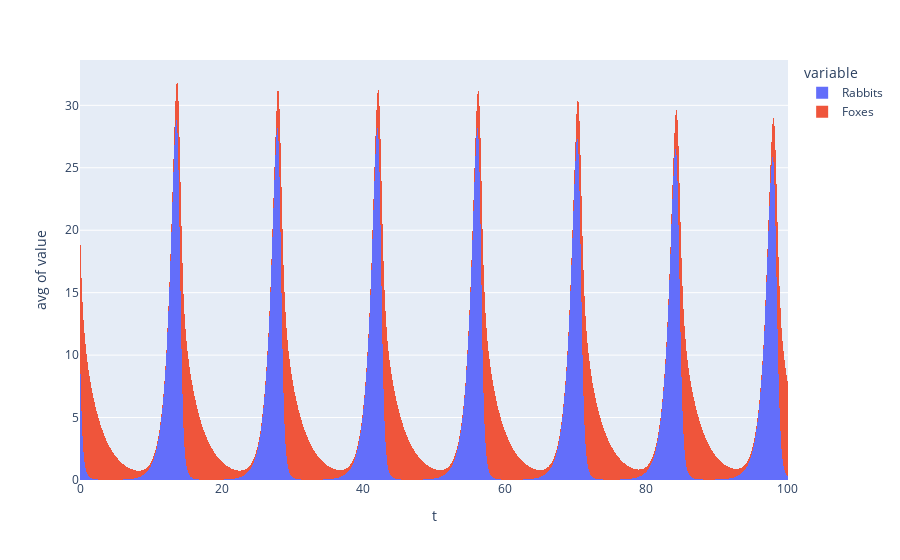

The notebook cell this image was saved under:
### Code cell
fig = px.histogram( df, x='t', y=['Rabbits',"Foxes"], barmode="stack", nbins=df.shape[0], histfunc="avg" )
fig

### Figure 1 — Plotly figure (JSON) as saved in the notebook; plotly's stock layout.template omitted (floating-point values rounded to 4 significant figures; data arrays with more than 128 entries replaced by an {"elided": "..."} marker saying what was removed)
{"data": [{"bingroup": "x", "histfunc": "avg", "hovertemplate": "variable=Rabbits<br>t=%{x}<br>avg of value=%{y}<extra></extra>", "legendgroup": "Rabbits", "marker": {"color": "#636efa", "pattern": {"shape": ""}}, "name": "Rabbits", "nbinsx": 10000, "orientation": "v", "showlegend": true, "type": "histogram", "x": {"elided": "10000 float values"}, "xaxis": "x", "y": {"elided": "10000 float values"}, "yaxis": "y"}, {"bingroup": "x", "histfunc": "avg", "hovertemplate": "variable=Foxes<br>t=%{x}<br>avg of value=%{y}<extra></extra>", "legendgroup": "Foxes", "marker": {"color": "#EF553B", "pattern": {"shape": ""}}, "name": "Foxes", "nbinsx": 10000, "orientation": "v", "showlegend": true, "type": "histogram", "x": {"elided": "10000 float values"}, "xaxis": "x", "y": {"elided": "10000 float values"}, "yaxis": "y"}], "layout": {"barmode": "stack", "legend": {"title": {"text": "variable"}, "tracegroupgap": 0}, "margin": {"t": 60}, "xaxis": {"anchor": "y", "domain": [0, 1], "title": {"text": "t"}}, "yaxis": {"anchor": "x", "domain": [0, 1], "title": {"text": "avg of value"}}}}
